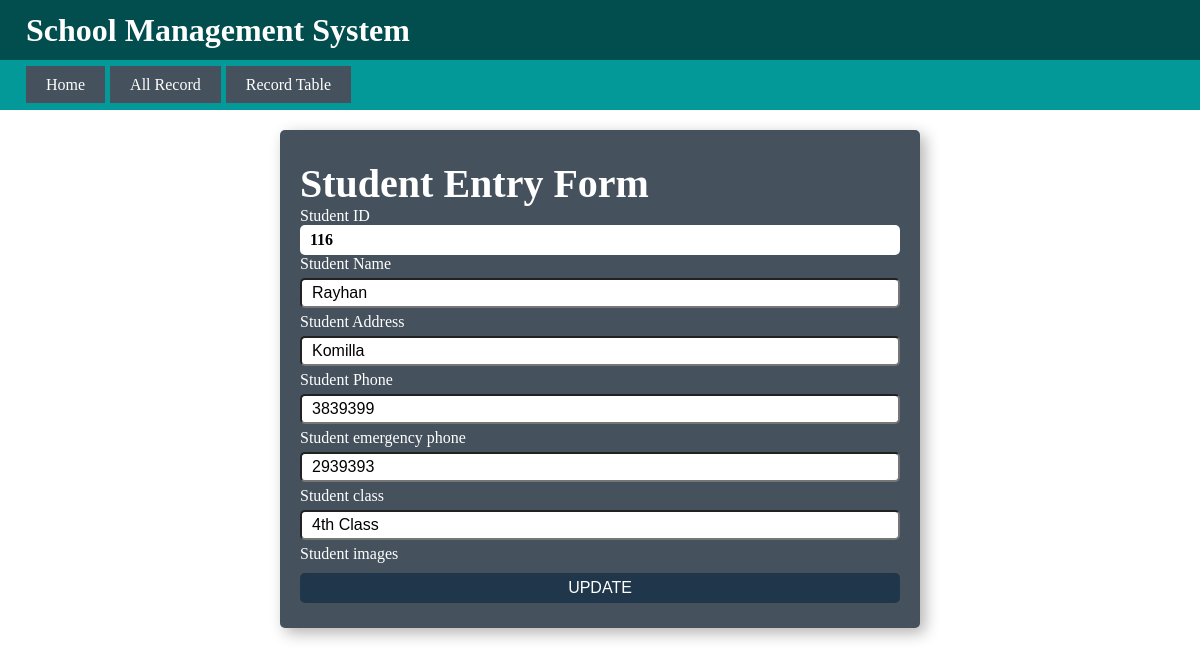
The page /userinfoedit/116/ on the database as committed earlier.
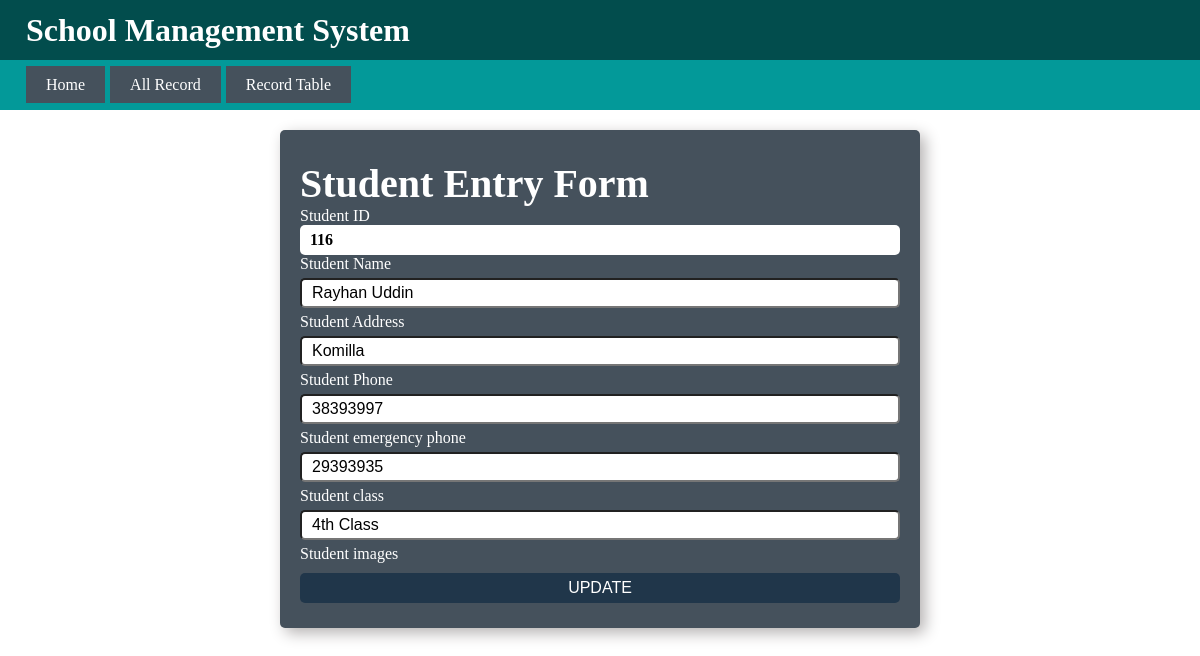
The same page on the database as committed later.
### form/models.py (models this page shows)
class studeninfo(models.Model):
    stu_id          = models.IntegerField(unique=True)
    stu_name        = models.CharField(max_length=100)
    stu_dob         = models.DateField(max_length=15)
    stu_address     = models.CharField(max_length=200)
    stu_phone       = models.CharField(max_length=20)
    stu_em_phone    = models.CharField(max_length=20)
    stu_class       = models.CharField(max_length=20)
    stu_img         = models.ImageField(null=True, blank=True, upload_to='images/')

### form/views.py (the view)
# urls.py: path('userinfoedit/<int:stdid>/', views.userinfoedit, name='userinfoedit'),
def userinfoedit(request, stdid):
    usr = studeninfo.objects.get(stu_id=stdid)
    return render(request, 'editform.html', {'usr': usr})

### templates/editform.html (shortened to what this page needs)
{% extends 'base.html' %} {% load static %} {% block title %}Entry Form{% endblock title %} {% block templates %}
<div class="container">
  <div class="entry-form">
    <form action="{% url 'update' stdid=usr.stu_id %}" method="POST" enctype="multipart/form-data">
      <h1>Student entry form</h1>
      {% if usr %}
      <div class="input-section">
        <label for="stid">Student ID</label>
        <h3>{{ usr.stu_id }}</h3>
      </div>
      <div class="input-section">
        <label for="">Student Name</label>
        <input type="text" name="stdName" id="" required placeholder="Student Name" value="{{ usr.stu_name }}" />
      </div>
      <div class="input-section">
        <label for="">Student Address</label>
        <input type="text" name="stdAdd" id="" placeholder="Student Address" value="{{ usr.stu_address }}" />
      </div>
      <div class="input-section">
        <label for="">Student Phone</label>
        <input type="text" name="stdPhone" id="" required placeholder="Student Phone" value="{{ usr.stu_phone }}" />
      </div>
      <div class="input-section">
        <label for="">Student emergency phone</label>
        <input
          type="text"
          name="stdEmPhone"
          id=""
          placeholder="Student emergency phone"
          value="{{ usr.stu_em_phone }}"
        />
      </div>
      <div class="input-section">
        <label for="">Student class</label>
        <input type="text" name="stdClass" id="" placeholder="Student class" value="{{ usr.stu_class }}" />
      </div>
      <div class="input-section">
        <label for="">Student images</label>
      </div>
      {% endif %}
      <div class="input-section">
        <input type="submit" name="submit" id="" value="Update" />
      </div>
    </form>
  </div>
</div>
{% endblock templates %}

Rows that differ between the two databases and show on the page:
changed studeninfo "Komilla": stdName "Rayhan" → "Rayhan Uddin"; stdPhone "3839399" → "38393997"; stdEmPhone "2939393" → "29393935"
